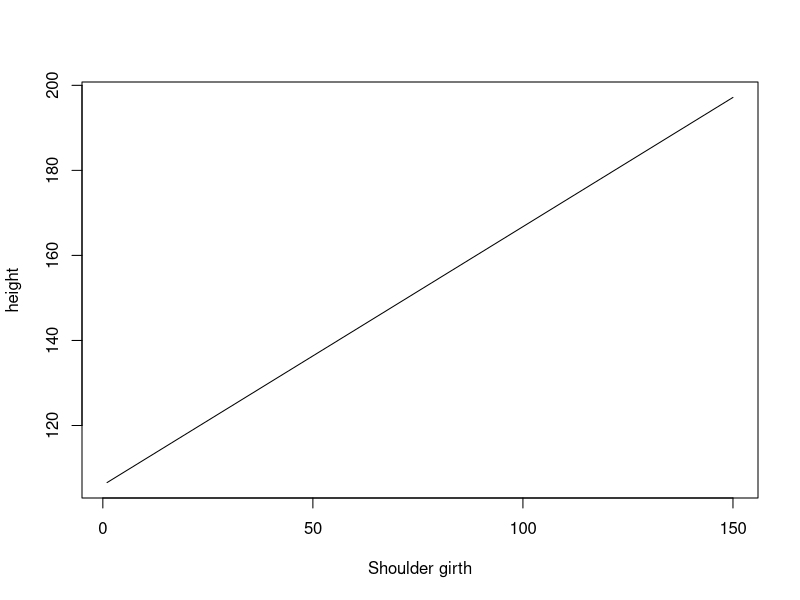

Here is the R script that generated this plot:
## ---- chunk 1
knitr::opts_chunk$set(echo = TRUE)
## ---- chunk 2
responseMean = 171.14
responseSD = 9.41
Rvar = .67
explanatoryMean= 107.2
explanatorySD= 10.37
slope = (responseSD/explanatorySD)*Rvar
intercept = responseMean - (slope)*explanatoryMean
regressionFunction = function(x,slope,intercept){
  y =(x*slope)+ intercept
  return(y)
}
tinyGraph = 1:150
tinyGraph = sapply(tinyGraph,regressionFunction,slope,intercept)
plot(tinyGraph, type = 'l',xlab = 'Shoulder girth',ylab='height')

